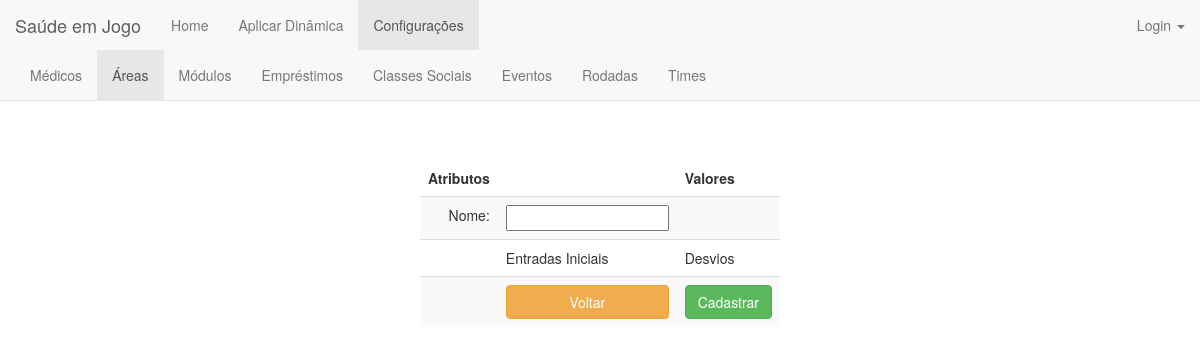
The page /area/new/ on the database as committed earlier.
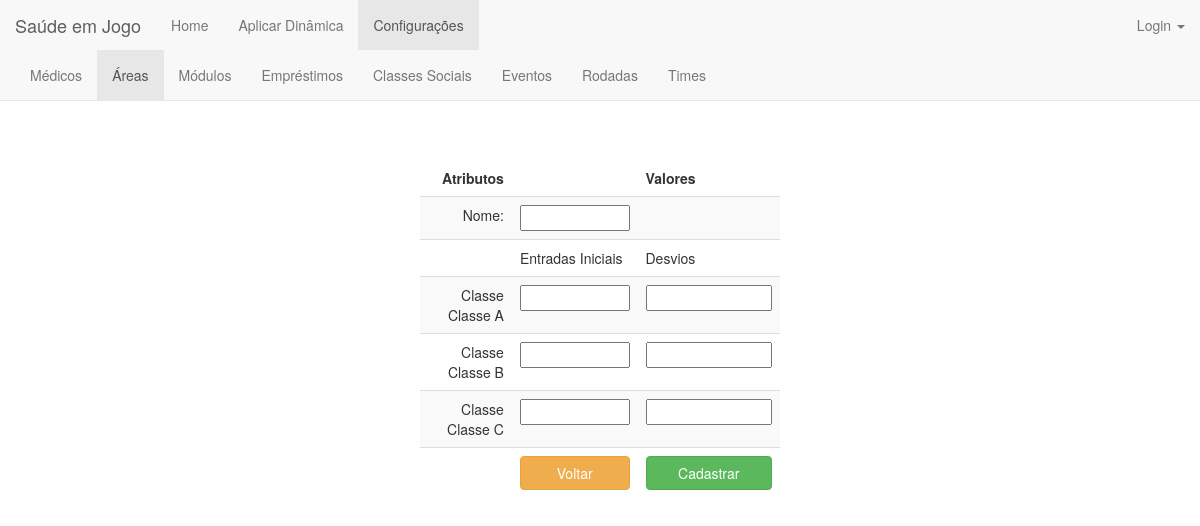
The same page on the database as committed later.
### jogo/models.py (models this page shows)
class Classe_Social(models.Model):
    classificacao = ((1, '1'), (2, '2'), (3, '3'))
    nome = models.CharField(max_length=200)
    preco_atendimento = models.FloatField(validators=[MinValueValidator(0.0)])
    nivel_especialidade = models.FloatField(validators=[MinValueValidator(0.0), MaxValueValidator(3.0)])
    nivel_tecnologia = models.FloatField(validators=[MinValueValidator(0.0), MaxValueValidator(3.0)])
    media_conforto = models.FloatField(validators=[MinValueValidator(0.0), MaxValueValidator(3.0)])
    velocidade_atendimento = models.FloatField(validators=[MinValueValidator(0.0), MaxValueValidator(3.0)])

### jogo/views.py (the view)
# urls.py: url(r'^area/new/$', views.area_new, name='area_new'),
def area_new(request):
    if request.method == 'POST':
        form = Area_Form(request.POST)
        classes_sociais = Classe_Social.objects.order_by('id')
        list_entradas = request.POST.getlist('entrada')
        list_desvios =  request.POST.getlist('desvios')
        request.POST = request.POST.copy()
        form_ac = []
        nomes = []
        for i in range(0, len(list_entradas)):
            form_area_classesocial = Area_Classe_Social_Form(
                    initial={'entrada': list_entradas[i], 'desvios': list_desvios[i]})
            form_ac.append(form_area_classesocial)
        classes_sociais = Classe_Social.objects.order_by('id')
        for a in classes_sociais:
            nomes.append(a.nome)
        list = zip(form_ac, nomes)
        if form.is_valid():
            for entrada in list_entradas:
                request.POST['entrada'] = entrada
                form_area_classesocial = Area_Classe_Social_Form(request.POST)
                if not form_area_classesocial.is_valid():
                        return render(request, 'area/area_edit.html',
                                      {'form': form, 'id': id, 'classes_sociais': classes_sociais,
                                       'form_area_classesocial': form_area_classesocial,'list':list})
            for desvio in list_desvios:
                request.POST['desvios'] = desvio
                form_area_classesocial = Area_Classe_Social_Form(request.POST)
                if not form_area_classesocial.is_valid():
                    return render(request, 'area/area_edit.html',
                                  {'form': form, 'id': id, 'classes_sociais': classes_sociais,
                                   'form_area_classesocial': form_area_classesocial,'list':list})
            area = form.save()
            list_entradas = iter(list_entradas)
            list_desvios = iter(list_desvios)
            for classe in Classe_Social.objects.order_by('id'):
                area_classesocial = Area_Classe_Social(area=area,classe_social=classe,entrada=next(list_entradas),desvios=next(list_desvios))
                area_classesocial.save()
            return HttpResponseRedirect('/area')
        else:
            return render(request, 'area/area_edit.html',
                          {'form': form, 'id': id, 'classes_sociais': classes_sociais,
                           'form_area_classesocial': form_area_classesocial,'list':list})
    else:
        form = Area_Form()
        classes_sociais = Classe_Social.objects.order_by('id')
        form_ac = []
        nomes = []
        for a in classes_sociais:
            form_area_classesocial = Area_Classe_Social_Form()
            form_ac.append(form_area_classesocial)
            nomes.append(a.nome)
        list = zip(form_ac, nomes)
        return render(request, 'area/area_new.html',
                      {'form': form, 'id': id, 'classes_sociais': classes_sociais, 'list':list})

### jogo/forms.py
class Area_Form(forms.ModelForm):
    class Meta:
        model = Area
        fields = '__all__'
        widgets = {
            'nome': forms.TextInput(attrs={'class': 'col-xs-12'}),
        }
        error_messages = {
            'nome': {'max_length': "O campo Nome deve conter no máximo 200 caracteres.",
                     'required': "O campo Nome deve ser preenchido.",
                     },
        }

### jogo/templates/area/area_new.html (shortened to what this page needs)
{% extends 'jogo/base_configuracoes.html' %}
{% block area %}class="active"{% endblock %}
{% block body %}
    <center><h1>Cadastrar Área</h1></center><br>
<form action="." method="POST">{% csrf_token %}
    <div style="width: 30%; position: absolute; top:20%; bottom: 0; left: 0; right: 0; margin: 0 auto;">
        <table class="table table-striped" align="center">
            <thead>
            <tr>
                <td align="right"><b>Atributos</b></td>
                <td></td>
                <td align="left"><b>Valores</b></td>
            </tr>
            </thead>
            <tbody>
            <tr>
                <td align="right">Nome:</td>
                <td align="left">{{form.nome}}</td>
                <td></td>
            </tr>
           <tr>
                <td></td>
                <td align="left">Entradas Iniciais</td>
                <td align="left" >Desvios</td>
            </tr>
             {% for classe, nome in list%}
            <tr>
                <td align="right">Classe {{ nome}} </td>
                <td align="right">{{classe.entrada}}</td>
                <td align="left">{{classe.desvios}}</td>
            </tr>
            {% endfor%}
            <tr>
                <td></td>
                <td align="right"><a  style="text-decoration:none;" href="{% url 'jogo:area_index' %}"><button type="button" class="btn btn-warning btn-block" >Voltar</button></a></td>
                <td align="left"><button type="submit" class="btn btn-success btn-block" >Cadastrar</button></td>
            </tr>
            </tbody>
        </table>
    </div>
</form>
{% endblock body %}

Rows that differ between the two databases and show on the page:
added Classe_Social: list "Classe A"
added Classe_Social: list "Classe B"
added Classe_Social: list "Classe C"
Other text that changed with them:
new list line: "Classe  "
